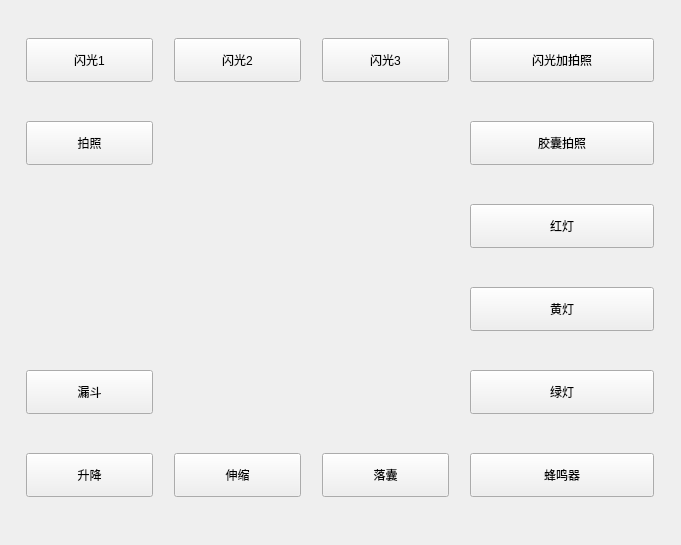
        <widget class="QWidget" name="tab_9">
         <attribute name="title">
          <string>功能测试</string>
         </attribute>
         <widget class="QWidget" name="layoutWidget">
          <property name="geometry">
           <rect>
            <x>11</x>
            <y>5</y>
            <width>661</width>
            <height>531</height>
           </rect>
          </property>
          <layout class="QGridLayout" name="gridLayout_9">
           <item row="0" column="0">
            <widget class="QPushButton" name="pb_cmdTestFlash0">
             <property name="minimumSize">
              <size>
               <width>127</width>
               <height>44</height>
              </size>
             </property>
             <property name="maximumSize">
              <size>
               <width>127</width>
               <height>44</height>
              </size>
             </property>
             <property name="text">
              <string>闪光1</string>
             </property>
             <property name="checkable">
              <bool>true</bool>
             </property>
            </widget>
           </item>
           <item row="0" column="1">
            <widget class="QPushButton" name="pb_cmdTestFlash1">
             <property name="minimumSize">
              <size>
               <width>127</width>
               <height>44</height>
              </size>
             </property>
             <property name="maximumSize">
              <size>
               <width>127</width>
               <height>44</height>
              </size>
             </property>
             <property name="text">
              <string>闪光2</string>
             </property>
             <property name="checkable">
              <bool>true</bool>
             </property>
            </widget>
           </item>
           <item row="0" column="2">
            <widget class="QPushButton" name="pb_cmdTestFlash2">
             <property name="minimumSize">
              <size>
               <width>127</width>
               <height>44</height>
              </size>
             </property>
             <property name="maximumSize">
              <size>
               <width>127</width>
               <height>44</height>
              </size>
             </property>
             <property name="text">
              <string>闪光3</string>
             </property>
             <property name="checkable">
              <bool>true</bool>
             </property>
            </widget>
           </item>
           <item row="0" column="3">
            <widget class="QPushButton" name="pb_cmdTestFlashPhoto">
             <property name="minimumSize">
              <size>
               <width>184</width>
               <height>44</height>
              </size>
             </property>
             <property name="maximumSize">
              <size>
               <width>184</width>
               <height>44</height>
              </size>
             </property>
             <property name="text">
              <string>闪光加拍照</string>
             </property>
             <property name="checkable">
              <bool>true</bool>
             </property>
            </widget>
           </item>
           <item row="1" column="0">
            <widget class="QPushButton" name="pb_cmdTestPhoto">
             <property name="minimumSize">
              <size>
               <width>127</width>
               <height>44</height>
              </size>
             </property>
             <property name="maximumSize">
              <size>
               <width>127</width>
               <height>44</height>
              </size>
             </property>
             <property name="text">
              <string>拍照</string>
             </property>
             <property name="checkable">
              <bool>true</bool>
             </property>
            </widget>
           </item>
           <item row="1" column="1">
            <spacer name="horizontalSpacer_19">
             <property name="orientation">
              <enum>Qt::Horizontal</enum>
             </property>
             <property name="sizeType">
              <enum>QSizePolicy::Preferred</enum>
             </property>
             <property name="sizeHint" stdset="0">
              <size>
               <width>40</width>
               <height>20</height>
              </size>
             </property>
            </spacer>
           </item>
           <item row="1" column="2">
            <spacer name="horizontalSpacer_20">
             <property name="orientation">
              <enum>Qt::Horizontal</enum>
             </property>
             <property name="sizeType">
              <enum>QSizePolicy::Preferred</enum>
             </property>
             <property name="sizeHint" stdset="0">
              <size>
               <width>40</width>
               <height>20</height>
              </size>
             </property>
            </spacer>
           </item>
           <item row="1" column="3">
            <widget class="QPushButton" name="pb_cmdTestCapPhoto">
             <property name="minimumSize">
              <size>
               <width>184</width>
               <height>44</height>
              </size>
             </property>
             <property name="maximumSize">
              <size>
               <width>184</width>
               <height>44</height>
              </size>
             </property>
             <property name="text">
              <string>胶囊拍照</string>
             </property>
             <property name="checkable">
              <bool>true</bool>
             </property>
            </widget>
           </item>
           <item row="2" column="0">
            <spacer name="horizontalSpacer_9">
             <property name="orientation">
              <enum>Qt::Horizontal</enum>
             </property>
             <property name="sizeType">
              <enum>QSizePolicy::Preferred</enum>
             </property>
             <property name="sizeHint" stdset="0">
              <size>
               <width>40</width>
               <height>20</height>
              </size>
             </property>
            </spacer>
           </item>
           <item row="2" column="1">
            <spacer name="horizontalSpacer_10">
             <property name="orientation">
              <enum>Qt::Horizontal</enum>
             </property>
             <property name="sizeType">
              <enum>QSizePolicy::Preferred</enum>
             </property>
             <property name="sizeHint" stdset="0">
              <size>
               <width>40</width>
               <height>20</height>
              </size>
             </property>
            </spacer>
           </item>
           <item row="2" column="2">
            <spacer name="horizontalSpacer_15">
             <property name="orientation">
              <enum>Qt::Horizontal</enum>
             </property>
             <property name="sizeType">
              <enum>QSizePolicy::Preferred</enum>
             </property>
             <property name="sizeHint" stdset="0">
              <size>
               <width>40</width>
               <height>20</height>
              </size>
             </property>
            </spacer>
           </item>
           <item row="2" column="3">
            <widget class="QPushButton" name="pb_cmdTestLampRead">
             <property name="minimumSize">
              <size>
               <width>184</width>
               <height>44</height>
              </size>
             </property>
             <property name="maximumSize">
              <size>
               <width>184</width>
               <height>44</height>
              </size>
             </property>
             <property name="text">
              <string>红灯</string>
             </property>
             <property name="checkable">
              <bool>true</bool>
             </property>
            </widget>
           </item>
           <item row="3" column="0">
            <spacer name="horizontalSpacer_16">
             <property name="orientation">
              <enum>Qt::Horizontal</enum>
             </property>
             <property name="sizeType">
              <enum>QSizePolicy::Preferred</enum>
             </property>
             <property name="sizeHint" stdset="0">
              <size>
               <width>40</width>
               <height>20</height>
              </size>
             </property>
            </spacer>
           </item>
           <item row="3" column="1">
            <spacer name="horizontalSpacer_21">
             <property name="orientation">
              <enum>Qt::Horizontal</enum>
             </property>
             <property name="sizeType">
              <enum>QSizePolicy::Preferred</enum>
             </property>
             <property name="sizeHint" stdset="0">
              <size>
               <width>40</width>
               <height>20</height>
              </size>
             </property>
            </spacer>
           </item>
           <item row="3" column="2">
            <spacer name="horizontalSpacer_22">
             <property name="orientation">
              <enum>Qt::Horizontal</enum>
             </property>
             <property name="sizeType">
              <enum>QSizePolicy::Preferred</enum>
             </property>
             <property name="sizeHint" stdset="0">
              <size>
               <width>40</width>
               <height>20</height>
              </size>
             </property>
            </spacer>
           </item>
           <item row="3" column="3">
            <widget class="QPushButton" name="pb_cmdTestLampYellow">
             <property name="minimumSize">
              <size>
               <width>184</width>
               <height>44</height>
              </size>
             </property>
             <property name="maximumSize">
              <size>
               <width>184</width>
               <height>44</height>
              </size>
             </property>
             <property name="text">
              <string>黄灯</string>
             </property>
             <property name="checkable">
              <bool>true</bool>
             </property>
            </widget>
           </item>
           <item row="4" column="0">
            <widget class="QPushButton" name="pb_cmdTestInverter">
             <property name="minimumSize">
              <size>
               <width>127</width>
               <height>44</height>
              </size>
             </property>
             <property name="maximumSize">
              <size>
               <width>127</width>
               <height>44</height>
              </size>
             </property>
             <property name="text">
              <string>漏斗</string>
             </property>
             <property name="checkable">
              <bool>true</bool>
             </property>
            </widget>
           </item>
           <item row="4" column="1">
            <spacer name="horizontalSpacer_17">
             <property name="orientation">
              <enum>Qt::Horizontal</enum>
             </property>
             <property name="sizeType">
              <enum>QSizePolicy::Preferred</enum>
             </property>
             <property name="sizeHint" stdset="0">
              <size>
               <width>40</width>
               <height>20</height>
              </size>
             </property>
            </spacer>
           </item>
           <item row="4" column="2">
            <spacer name="horizontalSpacer_18">
             <property name="orientation">
              <enum>Qt::Horizontal</enum>
             </property>
             <property name="sizeType">
              <enum>QSizePolicy::Preferred</enum>
             </property>
             <property name="sizeHint" stdset="0">
              <size>
               <width>40</width>
               <height>20</height>
              </size>
             </property>
            </spacer>
           </item>
           <item row="4" column="3">
            <widget class="QPushButton" name="pb_cmdTestLampGreen">
             <property name="minimumSize">
              <size>
               <width>184</width>
               <height>44</height>
              </size>
             </property>
             <property name="maximumSize">
              <size>
               <width>184</width>
               <height>44</height>
              </size>
             </property>
             <property name="text">
              <string>绿灯</string>
             </property>
             <property name="checkable">
              <bool>true</bool>
             </property>
            </widget>
           </item>
           <item row="5" column="0">
            <widget class="QPushButton" name="pb_cmdTestValveUp">
             <property name="minimumSize">
              <size>
               <width>127</width>
               <height>44</height>
              </size>
             </property>
             <property name="maximumSize">
              <size>
               <width>127</width>
               <height>44</height>
              </size>
             </property>
             <property name="text">
              <string>升降</string>
             </property>
             <property name="checkable">
              <bool>true</bool>
             </property>
            </widget>
           </item>
           <item row="5" column="1">
            <widget class="QPushButton" name="pb_cmdTestValveClip">
             <property name="minimumSize">
              <size>
               <width>127</width>
               <height>44</height>
              </size>
             </property>
             <property name="maximumSize">
              <size>
               <width>127</width>
               <height>44</height>
              </size>
             </property>
             <property name="text">
              <string>伸缩</string>
             </property>
             <property name="checkable">
              <bool>true</bool>
             </property>
            </widget>
           </item>
           <item row="5" column="2">
            <widget class="QPushButton" name="pb_cmdTestValveDrop">
             <property name="minimumSize">
              <size>
               <width>127</width>
               <height>44</height>
              </size>
             </property>
             <property name="maximumSize">
              <size>
               <width>127</width>
               <height>44</height>
              </size>
             </property>
             <property name="text">
              <string>落囊</string>
             </property>
             <property name="checkable">
              <bool>true</bool>
             </property>
            </widget>
           </item>
           <item row="5" column="3">
            <widget class="QPushButton" name="pb_cmdTestBuzzer">
             <property name="minimumSize">
              <size>
               <width>184</width>
               <height>44</height>
              </size>
             </property>
             <property name="maximumSize">
              <size>
               <width>184</width>
               <height>44</height>
              </size>
             </property>
             <property name="text">
              <string>蜂鸣器</string>
             </property>
             <property name="checkable">
              <bool>true</bool>
             </property>
            </widget>
           </item>
          </layout>
         </widget>
        </widget>
